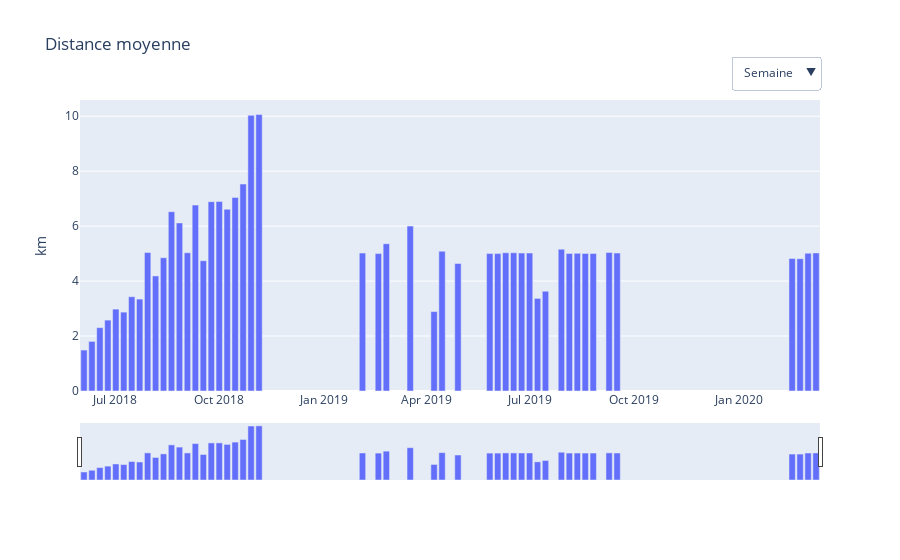

This figure's notebook cell:
### Code cell
fig = go.Figure()
fig.add_bar(x=dfw.index.to_timestamp(),y=dfw["Distance (km)"]["mean"])
fig.add_bar(x=dfm.index.to_timestamp(),y=dfm["Distance (km)"]["mean"],visible=False)
fig.add_bar(x=dfy.index.to_timestamp(),y=dfy["Distance (km)"]["mean"],visible=False)
fig.update_layout(
    xaxis_rangeslider_visible=True,
    xaxis_type="date",
    yaxis_title="km",
    title="Distance moyenne",
    updatemenus = [dict(
        x = 1,
        y = 1.15,
        yanchor = 'top',
        active = 0,
        showactive = True,
        buttons = [
        dict(
            args = ['visible', [i == 0 for i in range(0,3)]],
            label = 'Semaine',
            method = 'restyle',
        ), dict(
            args = ['visible', [i == 1 for i in range(0,3)]],
            label = 'Mois',
            method = 'restyle',
        ), dict(
            args = ['visible', [i == 2 for i in range(0,3)]],
            label = 'Année',
            method = 'restyle',
        )
        ]
    )]
)
fig.write_html("distance_moyenne.html",include_plotlyjs='cdn')
fig

### Figure 1 — Plotly figure (JSON) as saved in the notebook; plotly's stock layout.template omitted (floating-point values rounded to 4 significant figures)
{"data": [{"type": "bar", "x": ["2018-06-04T00:00:00", "2018-06-11T00:00:00", "2018-06-18T00:00:00", "2018-06-25T00:00:00", "2018-07-02T00:00:00", "2018-07-09T00:00:00", "2018-07-16T00:00:00", "2018-07-23T00:00:00", "2018-07-30T00:00:00", "2018-08-06T00:00:00", "2018-08-13T00:00:00", "2018-08-20T00:00:00", "2018-08-27T00:00:00", "2018-09-03T00:00:00", "2018-09-10T00:00:00", "2018-09-17T00:00:00", "2018-09-24T00:00:00", "2018-10-01T00:00:00", "2018-10-08T00:00:00", "2018-10-15T00:00:00", "2018-10-22T00:00:00", "2018-10-29T00:00:00", "2018-11-05T00:00:00", "2019-02-04T00:00:00", "2019-02-18T00:00:00", "2019-02-25T00:00:00", "2019-03-18T00:00:00", "2019-04-08T00:00:00", "2019-04-15T00:00:00", "2019-04-29T00:00:00", "2019-05-27T00:00:00", "2019-06-03T00:00:00", "2019-06-10T00:00:00", "2019-06-17T00:00:00", "2019-06-24T00:00:00", "2019-07-01T00:00:00", "2019-07-08T00:00:00", "2019-07-15T00:00:00", "2019-07-29T00:00:00", "2019-08-05T00:00:00", "2019-08-12T00:00:00", "2019-08-19T00:00:00", "2019-08-26T00:00:00", "2019-09-09T00:00:00", "2019-09-16T00:00:00", "2020-02-17T00:00:00", "2020-02-24T00:00:00", "2020-03-02T00:00:00", "2020-03-09T00:00:00"], "y": [1.49, 1.805, 2.305, 2.58, 2.98, 2.87, 3.43, 3.345, 5.04, 4.187, 4.85, 6.525, 6.117, 5.03, 6.765, 4.74, 6.89, 6.895, 6.615, 7.045, 7.53, 10.03, 10.06, 5.02, 5, 5.36, 6, 2.89, 5.085, 4.64, 5, 5, 5.03, 5.03, 5.02, 5.02, 3.37, 3.63, 5.16, 5.005, 5.01, 5.005, 5.005, 5.04, 5.02, 4.82, 4.815, 5.015, 5.025]}, {"type": "bar", "visible": false, "x": ["2018-06-01T00:00:00", "2018-07-01T00:00:00", "2018-08-01T00:00:00", "2018-09-01T00:00:00", "2018-10-01T00:00:00", "2018-11-01T00:00:00", "2019-02-01T00:00:00", "2019-03-01T00:00:00", "2019-04-01T00:00:00", "2019-05-01T00:00:00", "2019-06-01T00:00:00", "2019-07-01T00:00:00", "2019-08-01T00:00:00", "2019-09-01T00:00:00", "2020-02-01T00:00:00", "2020-03-01T00:00:00"], "y": [1.969, 3.197, 5.038, 6.291, 7.021, 10.04, 5.095, 6, 4.353, 4.82, 5.022, 4.007, 5.027, 5.023, 4.817, 5.02]}, {"type": "bar", "visible": false, "x": ["2018-01-01T00:00:00", "2019-01-01T00:00:00", "2020-01-01T00:00:00"], "y": [5.075, 4.874, 4.933]}], "layout": {"title": {"text": "Distance moyenne"}, "updatemenus": [{"active": 0, "buttons": [{"args": ["visible", [true, false, false]], "label": "Semaine", "method": "restyle"}, {"args": ["visible", [false, true, false]], "label": "Mois", "method": "restyle"}, {"args": ["visible", [false, false, true]], "label": "Année", "method": "restyle"}], "showactive": true, "x": 1, "y": 1.15, "yanchor": "top"}], "xaxis": {"rangeslider": {"visible": true}, "type": "date"}, "yaxis": {"title": {"text": "km"}}}}
